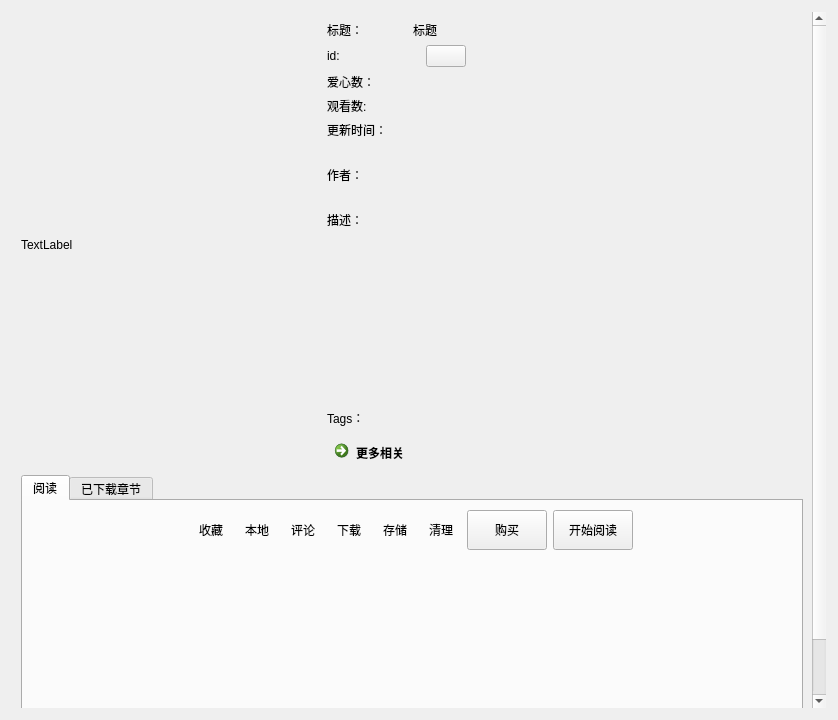
<?xml version="1.0" encoding="UTF-8"?>
<ui version="4.0">
 <class>BookInfo</class>
 <widget class="QWidget" name="BookInfo">
  <property name="geometry">
   <rect>
    <x>0</x>
    <y>0</y>
    <width>838</width>
    <height>720</height>
   </rect>
  </property>
  <property name="windowTitle">
   <string>漫画详情</string>
  </property>
  <property name="styleSheet">
   <string notr="true">QToolButton
{
background-color:transparent;
  border: 0px;
  height: 0px;
  margin: 0px;
  padding: 0px;
  border-right: 0px;
  border-left: 0px;
}
QToolButton:hover  {
background-color:transparent;
  border-right: 0px;
  border-left: 0px;
}

QToolButton:pressed  {
background-color:transparent;
  border-right: 0px;
  border-left: 0px;
}

QToolButton:checked  {
background-color:transparent;
  border-right: 0px;
  border-left: 0px;
}
QListWidget {background-color:transparent;}
QScrollArea {background-color:transparent;}</string>
  </property>
  <layout class="QGridLayout" name="gridLayout_2">
   <item row="0" column="0">
    <widget class="SmoothScrollArea" name="scrollArea">
     <property name="widgetResizable">
      <bool>true</bool>
     </property>
     <widget class="QWidget" name="scrollAreaWidgetContents">
      <property name="geometry">
       <rect>
        <x>0</x>
        <y>0</y>
        <width>818</width>
        <height>700</height>
       </rect>
      </property>
      <layout class="QVBoxLayout" name="verticalLayout_3">
       <item>
        <layout class="QGridLayout" name="gridLayout_3">
         <item row="0" column="0">
          <layout class="QHBoxLayout" name="horizontalLayout">
           <item>
            <widget class="QLabel" name="picture">
             <property name="minimumSize">
              <size>
               <width>300</width>
               <height>400</height>
              </size>
             </property>
             <property name="text">
              <string>TextLabel</string>
             </property>
            </widget>
           </item>
           <item>
            <layout class="QVBoxLayout" name="verticalLayout_2">
             <item>
              <layout class="QHBoxLayout" name="horizontalLayout_3">
               <item>
                <widget class="QLabel" name="label">
                 <property name="minimumSize">
                  <size>
                   <width>80</width>
                   <height>0</height>
                  </size>
                 </property>
                 <property name="maximumSize">
                  <size>
                   <width>40</width>
                   <height>16777215</height>
                  </size>
                 </property>
                 <property name="text">
                  <string>标题：</string>
                 </property>
                 <property name="alignment">
                  <set>Qt::AlignLeading|Qt::AlignLeft|Qt::AlignTop</set>
                 </property>
                </widget>
               </item>
               <item>
                <widget class="QLabel" name="title">
                 <property name="text">
                  <string>标题</string>
                 </property>
                 <property name="alignment">
                  <set>Qt::AlignLeading|Qt::AlignLeft|Qt::AlignTop</set>
                 </property>
                </widget>
               </item>
              </layout>
             </item>
             <item>
              <layout class="QHBoxLayout" name="horizontalLayout_8">
               <item>
                <widget class="QLabel" name="label_6">
                 <property name="minimumSize">
                  <size>
                   <width>80</width>
                   <height>0</height>
                  </size>
                 </property>
                 <property name="maximumSize">
                  <size>
                   <width>40</width>
                   <height>16777215</height>
                  </size>
                 </property>
                 <property name="text">
                  <string>id:</string>
                 </property>
                </widget>
               </item>
               <item>
                <widget class="QLabel" name="idLabel">
                 <property name="text">
                  <string/>
                 </property>
                </widget>
               </item>
               <item>
                <widget class="QPushButton" name="mainButton">
                 <property name="text">
                  <string/>
                 </property>
                </widget>
               </item>
               <item>
                <spacer name="horizontalSpacer_3">
                 <property name="orientation">
                  <enum>Qt::Horizontal</enum>
                 </property>
                 <property name="sizeHint" stdset="0">
                  <size>
                   <width>40</width>
                   <height>20</height>
                  </size>
                 </property>
                </spacer>
               </item>
              </layout>
             </item>
             <item>
              <layout class="QHBoxLayout" name="horizontalLayout_6">
               <item>
                <widget class="QLabel" name="label_4">
                 <property name="minimumSize">
                  <size>
                   <width>80</width>
                   <height>0</height>
                  </size>
                 </property>
                 <property name="maximumSize">
                  <size>
                   <width>40</width>
                   <height>16777215</height>
                  </size>
                 </property>
                 <property name="text">
                  <string>爱心数：</string>
                 </property>
                </widget>
               </item>
               <item>
                <widget class="QLabel" name="likeLabel">
                 <property name="text">
                  <string/>
                 </property>
                </widget>
               </item>
              </layout>
             </item>
             <item>
              <layout class="QHBoxLayout" name="horizontalLayout_12">
               <item>
                <widget class="QLabel" name="label_8">
                 <property name="minimumSize">
                  <size>
                   <width>80</width>
                   <height>0</height>
                  </size>
                 </property>
                 <property name="maximumSize">
                  <size>
                   <width>40</width>
                   <height>16777215</height>
                  </size>
                 </property>
                 <property name="text">
                  <string>观看数:</string>
                 </property>
                </widget>
               </item>
               <item>
                <widget class="QLabel" name="viewLabel">
                 <property name="text">
                  <string/>
                 </property>
                </widget>
               </item>
              </layout>
             </item>
             <item>
              <layout class="QHBoxLayout" name="horizontalLayout_17">
               <item>
                <widget class="QLabel" name="label_13">
                 <property name="maximumSize">
                  <size>
                   <width>80</width>
                   <height>16777215</height>
                  </size>
                 </property>
                 <property name="text">
                  <string>更新时间：</string>
                 </property>
                </widget>
               </item>
               <item>
                <widget class="QLabel" name="lastUpTime">
                 <property name="text">
                  <string/>
                 </property>
                </widget>
               </item>
              </layout>
             </item>
             <item>
              <layout class="QHBoxLayout" name="horizontalLayout_4">
               <item>
                <layout class="QHBoxLayout" name="horizontalLayout_11">
                 <property name="sizeConstraint">
                  <enum>QLayout::SetDefaultConstraint</enum>
                 </property>
                 <item>
                  <widget class="QLabel" name="label_2">
                   <property name="minimumSize">
                    <size>
                     <width>80</width>
                     <height>0</height>
                    </size>
                   </property>
                   <property name="maximumSize">
                    <size>
                     <width>16777215</width>
                     <height>40</height>
                    </size>
                   </property>
                   <property name="text">
                    <string>作者：</string>
                   </property>
                  </widget>
                 </item>
                 <item>
                  <widget class="TagListWidget" name="autorList">
                   <property name="maximumSize">
                    <size>
                     <width>16777215</width>
                     <height>60</height>
                    </size>
                   </property>
                   <property name="styleSheet">
                    <string notr="true">background-color:transparent;</string>
                   </property>
                   <property name="frameShape">
                    <enum>QFrame::NoFrame</enum>
                   </property>
                   <property name="showDropIndicator" stdset="0">
                    <bool>true</bool>
                   </property>
                   <property name="flow">
                    <enum>QListView::LeftToRight</enum>
                   </property>
                   <property name="spacing">
                    <number>10</number>
                   </property>
                  </widget>
                 </item>
                </layout>
               </item>
              </layout>
             </item>
             <item>
              <layout class="QHBoxLayout" name="horizontalLayout_5">
               <item>
                <widget class="QLabel" name="label_3">
                 <property name="minimumSize">
                  <size>
                   <width>80</width>
                   <height>0</height>
                  </size>
                 </property>
                 <property name="maximumSize">
                  <size>
                   <width>40</width>
                   <height>16777215</height>
                  </size>
                 </property>
                 <property name="text">
                  <string>描述：</string>
                 </property>
                 <property name="alignment">
                  <set>Qt::AlignLeading|Qt::AlignLeft|Qt::AlignTop</set>
                 </property>
                </widget>
               </item>
               <item>
                <widget class="QPlainTextEdit" name="description">
                 <property name="styleSheet">
                  <string notr="true">QPlainTextEdit {background-color:transparent;}</string>
                 </property>
                 <property name="readOnly">
                  <bool>true</bool>
                 </property>
                </widget>
               </item>
              </layout>
             </item>
             <item>
              <layout class="QHBoxLayout" name="horizontalLayout_7">
               <item>
                <widget class="QLabel" name="label_5">
                 <property name="minimumSize">
                  <size>
                   <width>80</width>
                   <height>0</height>
                  </size>
                 </property>
                 <property name="maximumSize">
                  <size>
                   <width>40</width>
                   <height>40</height>
                  </size>
                 </property>
                 <property name="text">
                  <string>Tags：</string>
                 </property>
                </widget>
               </item>
               <item>
                <widget class="QWidget" name="tagList" native="true">
                 <property name="styleSheet">
                  <string notr="true">QPushButton {
                   background-color:rgb(251, 239, 243);
                   color: rgb(196, 95, 125);
                   border:2px solid red;
                   border-radius: 0px;
                   border-color:rgb(196, 95, 125);
                   }
                   /* 鼠标在按钮上时，按钮颜色 */
                   QPushButton:hover
                   {
                   background-color:rgb(21, 85, 154);
                   border-radius: 0px;
                   color: rgb(0, 0, 0);
                   }
</string>
                 </property>
                </widget>
               </item>
              </layout>
             </item>
             <item>
              <layout class="QHBoxLayout" name="horizontalLayout_16">
               <item>
                <widget class="QCommandLinkButton" name="commandLinkButton">
                 <property name="sizePolicy">
                  <sizepolicy hsizetype="Fixed" vsizetype="Preferred">
                   <horstretch>0</horstretch>
                   <verstretch>0</verstretch>
                  </sizepolicy>
                 </property>
                 <property name="text">
                  <string>更多相关</string>
                 </property>
                </widget>
               </item>
               <item>
                <spacer name="horizontalSpacer_7">
                 <property name="orientation">
                  <enum>Qt::Horizontal</enum>
                 </property>
                 <property name="sizeHint" stdset="0">
                  <size>
                   <width>40</width>
                   <height>20</height>
                  </size>
                 </property>
                </spacer>
               </item>
              </layout>
             </item>
            </layout>
           </item>
          </layout>
         </item>
        </layout>
       </item>
       <item>
        <widget class="QTabWidget" name="tabWidget">
         <property name="currentIndex">
          <number>0</number>
         </property>
         <widget class="QWidget" name="tab">
          <attribute name="title">
           <string>阅读</string>
          </attribute>
          <layout class="QVBoxLayout" name="verticalLayout">
           <item>
            <layout class="QVBoxLayout" name="verticalLayout_4">
             <item>
              <layout class="QHBoxLayout" name="horizontalLayout_2">
               <item>
                <spacer name="horizontalSpacer_2">
                 <property name="orientation">
                  <enum>Qt::Horizontal</enum>
                 </property>
                 <property name="sizeHint" stdset="0">
                  <size>
                   <width>40</width>
                   <height>20</height>
                  </size>
                 </property>
                </spacer>
               </item>
               <item>
                <widget class="IconToolButton" name="favoriteButton">
                 <property name="minimumSize">
                  <size>
                   <width>40</width>
                   <height>40</height>
                  </size>
                 </property>
                 <property name="cursor">
                  <cursorShape>PointingHandCursor</cursorShape>
                 </property>
                 <property name="styleSheet">
                  <string notr="true">background-color:transparent;</string>
                 </property>
                 <property name="text">
                  <string>收藏</string>
                 </property>
                 <property name="icon">
                  <iconset resource="../res/images.qrc">
                   <normaloff>:/png/icon/icon_like_off.png</normaloff>
                   <selectedon>:/png/icon/icon_bookmark_on.png</selectedon>:/png/icon/icon_like_off.png</iconset>
                 </property>
                 <property name="iconSize">
                  <size>
                   <width>50</width>
                   <height>50</height>
                  </size>
                 </property>
                 <property name="checkable">
                  <bool>false</bool>
                 </property>
                 <property name="toolButtonStyle">
                  <enum>Qt::ToolButtonTextBesideIcon</enum>
                 </property>
                </widget>
               </item>
               <item>
                <widget class="QToolButton" name="localButton">
                 <property name="minimumSize">
                  <size>
                   <width>40</width>
                   <height>40</height>
                  </size>
                 </property>
                 <property name="text">
                  <string>本地</string>
                 </property>
                 <property name="icon">
                  <iconset resource="../res/images.qrc">
                   <normaloff>:/png/icon/icon_like_off.png</normaloff>:/png/icon/icon_like_off.png</iconset>
                 </property>
                 <property name="iconSize">
                  <size>
                   <width>50</width>
                   <height>50</height>
                  </size>
                 </property>
                 <property name="toolButtonStyle">
                  <enum>Qt::ToolButtonTextBesideIcon</enum>
                 </property>
                </widget>
               </item>
               <item>
                <widget class="IconToolButton" name="commentButton">
                 <property name="minimumSize">
                  <size>
                   <width>40</width>
                   <height>40</height>
                  </size>
                 </property>
                 <property name="cursor">
                  <cursorShape>PointingHandCursor</cursorShape>
                 </property>
                 <property name="styleSheet">
                  <string notr="true">background-color:transparent;</string>
                 </property>
                 <property name="text">
                  <string>评论</string>
                 </property>
                 <property name="icon">
                  <iconset resource="../res/images.qrc">
                   <normaloff>:/png/icon/icon_comment.png</normaloff>:/png/icon/icon_comment.png</iconset>
                 </property>
                 <property name="iconSize">
                  <size>
                   <width>50</width>
                   <height>50</height>
                  </size>
                 </property>
                 <property name="toolButtonStyle">
                  <enum>Qt::ToolButtonTextBesideIcon</enum>
                 </property>
                </widget>
               </item>
               <item>
                <widget class="IconToolButton" name="downloadButton">
                 <property name="minimumSize">
                  <size>
                   <width>40</width>
                   <height>40</height>
                  </size>
                 </property>
                 <property name="cursor">
                  <cursorShape>PointingHandCursor</cursorShape>
                 </property>
                 <property name="styleSheet">
                  <string notr="true">background-color:transparent;</string>
                 </property>
                 <property name="text">
                  <string>下载</string>
                 </property>
                 <property name="icon">
                  <iconset resource="../res/images.qrc">
                   <normaloff>:/png/icon/ic_get_app_black_36dp.png</normaloff>:/png/icon/ic_get_app_black_36dp.png</iconset>
                 </property>
                 <property name="iconSize">
                  <size>
                   <width>50</width>
                   <height>50</height>
                  </size>
                 </property>
                 <property name="toolButtonStyle">
                  <enum>Qt::ToolButtonTextBesideIcon</enum>
                 </property>
                </widget>
               </item>
               <item>
                <widget class="QToolButton" name="uploadButton">
                 <property name="minimumSize">
                  <size>
                   <width>40</width>
                   <height>40</height>
                  </size>
                 </property>
                 <property name="text">
                  <string>存储</string>
                 </property>
                 <property name="icon">
                  <iconset resource="../res/images.qrc">
                   <normaloff>:/png/icon/upload.svg</normaloff>:/png/icon/upload.svg</iconset>
                 </property>
                 <property name="iconSize">
                  <size>
                   <width>50</width>
                   <height>50</height>
                  </size>
                 </property>
                 <property name="toolButtonStyle">
                  <enum>Qt::ToolButtonTextBesideIcon</enum>
                 </property>
                </widget>
               </item>
               <item>
                <widget class="QToolButton" name="clearButton">
                 <property name="minimumSize">
                  <size>
                   <width>40</width>
                   <height>40</height>
                  </size>
                 </property>
                 <property name="text">
                  <string>清理</string>
                 </property>
                 <property name="icon">
                  <iconset resource="../res/images.qrc">
                   <normaloff>:/png/icon/clear_off.png</normaloff>:/png/icon/clear_off.png</iconset>
                 </property>
                 <property name="iconSize">
                  <size>
                   <width>50</width>
                   <height>50</height>
                  </size>
                 </property>
                 <property name="toolButtonStyle">
                  <enum>Qt::ToolButtonTextBesideIcon</enum>
                 </property>
                </widget>
               </item>
               <item>
                <widget class="QPushButton" name="buyButton">
                 <property name="minimumSize">
                  <size>
                   <width>0</width>
                   <height>40</height>
                  </size>
                 </property>
                 <property name="maximumSize">
                  <size>
                   <width>16777215</width>
                   <height>40</height>
                  </size>
                 </property>
                 <property name="text">
                  <string>购买</string>
                 </property>
                </widget>
               </item>
               <item>
                <widget class="QPushButton" name="startRead">
                 <property name="minimumSize">
                  <size>
                   <width>0</width>
                   <height>40</height>
                  </size>
                 </property>
                 <property name="maximumSize">
                  <size>
                   <width>16777215</width>
                   <height>40</height>
                  </size>
                 </property>
                 <property name="text">
                  <string>开始阅读</string>
                 </property>
                </widget>
               </item>
               <item>
                <spacer name="horizontalSpacer">
                 <property name="orientation">
                  <enum>Qt::Horizontal</enum>
                 </property>
                 <property name="sizeHint" stdset="0">
                  <size>
                   <width>40</width>
                   <height>20</height>
                  </size>
                 </property>
                </spacer>
               </item>
              </layout>
             </item>
            </layout>
           </item>
           <item>
            <widget class="EpsListWidget" name="epsListWidget">
             <property name="styleSheet">
              <string notr="true">QListWidget {background-color:transparent;}
QListWidget::item {
    background-color:rgb(251, 239, 243);
    color: rgb(196, 95, 125);
	border:2px solid red;
    border-radius: 0px;
	border-color:rgb(196, 95, 125);
}
/* 鼠标在按钮上时，按钮颜色 */
 QListWidget::item:hover 
{
    background-color:rgb(21, 85, 154);
    border-radius: 0px;
    color: rgb(0, 0, 0);
}
</string>
             </property>
             <property name="textElideMode">
              <enum>Qt::ElideRight</enum>
             </property>
             <property name="verticalScrollMode">
              <enum>QAbstractItemView::ScrollPerPixel</enum>
             </property>
             <property name="horizontalScrollMode">
              <enum>QAbstractItemView::ScrollPerPixel</enum>
             </property>
             <property name="spacing">
              <number>6</number>
             </property>
            </widget>
           </item>
          </layout>
         </widget>
         <widget class="QWidget" name="tab_3">
          <attribute name="title">
           <string>已下载章节</string>
          </attribute>
          <layout class="QVBoxLayout" name="verticalLayout_6">
           <item>
            <layout class="QHBoxLayout" name="horizontalLayout_15">
             <item>
              <widget class="QLabel" name="label_9">
               <property name="text">
                <string>可离线阅读已下载的章节：</string>
               </property>
              </widget>
             </item>
             <item>
              <widget class="QPushButton" name="readOffline">
               <property name="minimumSize">
                <size>
                 <width>0</width>
                 <height>40</height>
                </size>
               </property>
               <property name="maximumSize">
                <size>
                 <width>16777215</width>
                 <height>16777215</height>
                </size>
               </property>
               <property name="text">
                <string>开始阅读</string>
               </property>
              </widget>
             </item>
             <item>
              <spacer name="horizontalSpacer_5">
               <property name="orientation">
                <enum>Qt::Horizontal</enum>
               </property>
               <property name="sizeHint" stdset="0">
                <size>
                 <width>40</width>
                 <height>20</height>
                </size>
               </property>
              </spacer>
             </item>
             <item>
              <spacer name="horizontalSpacer_6">
               <property name="orientation">
                <enum>Qt::Horizontal</enum>
               </property>
               <property name="sizeType">
                <enum>QSizePolicy::Minimum</enum>
               </property>
               <property name="sizeHint" stdset="0">
                <size>
                 <width>120</width>
                 <height>20</height>
                </size>
               </property>
              </spacer>
             </item>
            </layout>
           </item>
           <item>
            <widget class="EpsListWidget" name="listWidget">
             <property name="styleSheet">
              <string notr="true">QListWidget {background-color:transparent;}
QListWidget::item {
    background-color:rgb(251, 239, 243);
    color: rgb(196, 95, 125);
	border:2px solid red;
    border-radius: 0px;
	border-color:rgb(196, 95, 125);
}
/* 鼠标在按钮上时，按钮颜色 */
 QListWidget::item:hover 
{
    background-color:rgb(21, 85, 154);
    border-radius: 0px;
    color: rgb(0, 0, 0);
}
</string>
             </property>
             <property name="spacing">
              <number>6</number>
             </property>
            </widget>
           </item>
          </layout>
         </widget>
        </widget>
       </item>
      </layout>
     </widget>
    </widget>
   </item>
  </layout>
 </widget>
 <customwidgets>
  <customwidget>
   <class>SmoothScrollArea</class>
   <extends>QScrollArea</extends>
   <header location="global">component.scroll_area.smooth_scroll_area.h</header>
   <container>1</container>
  </customwidget>
  <customwidget>
   <class>TagListWidget</class>
   <extends>QListWidget</extends>
   <header location="global">component.list.tag_list_widget.h</header>
  </customwidget>
  <customwidget>
   <class>IconToolButton</class>
   <extends>QToolButton</extends>
   <header location="global">component.button.icon_tool_button.h</header>
  </customwidget>
  <customwidget>
   <class>EpsListWidget</class>
   <extends>QListWidget</extends>
   <header location="global">component.list.eps_list_widget.h</header>
  </customwidget>
 </customwidgets>
 <resources>
  <include location="../res/images.qrc"/>
  <include location="../../pybika-new/res/images.qrc"/>
 </resources>
 <connections>
  <connection>
   <sender>startRead</sender>
   <signal>clicked()</signal>
   <receiver>BookInfo</receiver>
   <slot>StartRead()</slot>
   <hints>
    <hint type="sourcelabel">
     <x>627</x>
     <y>503</y>
    </hint>
    <hint type="destinationlabel">
     <x>313</x>
     <y>607</y>
    </hint>
   </hints>
  </connection>
  <connection>
   <sender>downloadButton</sender>
   <signal>clicked()</signal>
   <receiver>BookInfo</receiver>
   <slot>AddDownload()</slot>
   <hints>
    <hint type="sourcelabel">
     <x>516</x>
     <y>503</y>
    </hint>
    <hint type="destinationlabel">
     <x>788</x>
     <y>413</y>
    </hint>
   </hints>
  </connection>
  <connection>
   <sender>favoriteButton</sender>
   <signal>clicked()</signal>
   <receiver>BookInfo</receiver>
   <slot>AddFavorite()</slot>
   <hints>
    <hint type="sourcelabel">
     <x>231</x>
     <y>503</y>
    </hint>
    <hint type="destinationlabel">
     <x>781</x>
     <y>432</y>
    </hint>
   </hints>
  </connection>
  <connection>
   <sender>localButton</sender>
   <signal>clicked()</signal>
   <receiver>BookInfo</receiver>
   <slot>AddLocalFavorite()</slot>
   <hints>
    <hint type="sourcelabel">
     <x>326</x>
     <y>503</y>
    </hint>
    <hint type="destinationlabel">
     <x>7</x>
     <y>452</y>
    </hint>
   </hints>
  </connection>
  <connection>
   <sender>clearButton</sender>
   <signal>clicked()</signal>
   <receiver>BookInfo</receiver>
   <slot>ClearCache()</slot>
   <hints>
    <hint type="sourcelabel">
     <x>562</x>
     <y>482</y>
    </hint>
    <hint type="destinationlabel">
     <x>897</x>
     <y>391</y>
    </hint>
   </hints>
  </connection>
 </connections>
 <slots>
  <slot>AddDownload()</slot>
  <slot>AddFavorite()</slot>
  <slot>StartRead()</slot>
  <slot>AddBookLike()</slot>
  <slot>ChangeTab()</slot>
  <slot>AddLocalFavorite()</slot>
  <slot>ClearCache()</slot>
 </slots>
</ui>
